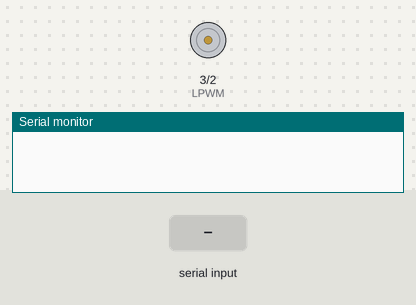
This sketch was run on a simulated Arduino Uno, built with avr-gcc and run on an emulated ATmega328P. On the bench: motor-driver pin pairs drawn as motors (green arrow = first pin HIGH = forward, orange = second pin HIGH = backward, longer = more drive), the last lines printed to the serial monitor. Inputs (shaded band) come from the test bench.

Above: at 2.2 s.
2.3 s: "90,45\n" received over Serial
At 3.7 s:
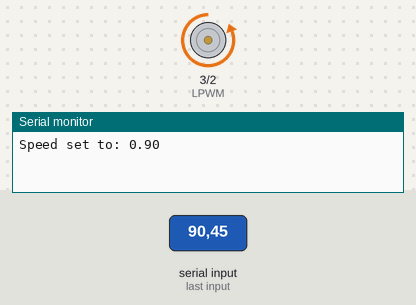
4.8 s: "0" received over Serial
At 6.6 s:
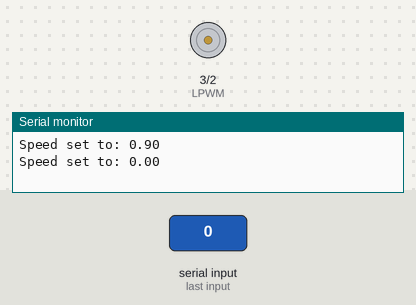
7.3 s: "90\n" received over Serial
At 8.6 s:
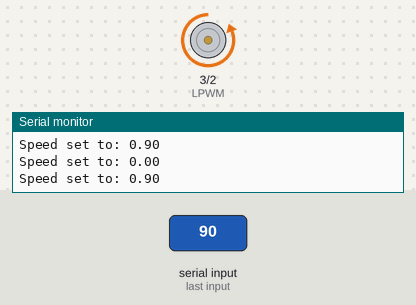
Timing chart, 0 to 10.3 s (numbered marks = the images above; inputs shaded):
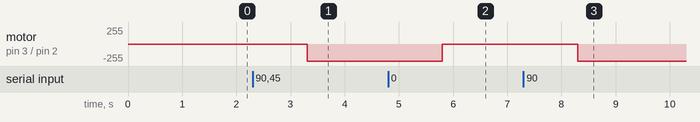

The sketch:

test_drivetrain_motor.ino
```cpp
#include <Arduino.h>

const int RPWM=2;
const int LPWM=3;

void setup() {
  pinMode(RPWM, OUTPUT);
  pinMode(LPWM, OUTPUT);

  digitalWrite(RPWM, LOW);
  digitalWrite(LPWM, LOW);

  delay(1000);
  Serial.begin(9600);
}

void loop() {
  if (Serial.available()) { // Check if there is data in the buffer
    String input = Serial.readString(); // Read the incoming string
    input.trim(); // Remove any leading/trailing whitespace

    if (input.length() > 0 && input.toInt() != 0 || input == "0") {
      int speedInt = input.toInt(); // Convert to integer

      float speed = constrain(speedInt / 100.0, -1.0, 1.0); // Normalize if needed
      if (speed > 0.0) {
        analogWrite(RPWM, speed * 255);
        analogWrite(LPWM, 0);
      } else if (speed < 0.0) {
        analogWrite(LPWM, -speed * 255);
        analogWrite(RPWM, 0);
      } else {
        analogWrite(RPWM, 0);
        analogWrite(LPWM, 0);
      }

      Serial.print("Speed set to: ");
      Serial.println(speed);
    } else {
      Serial.println("Invalid input. Please send an integer.");
    }
  }
}
```

Measured:
- after the input at 2.3 s, motor on pin 3 (LPWM) / pin 2 (RPWM): stopped → backward 255/255 after 1.0 s
- after the input at 4.8 s, motor on pin 3 (LPWM) / pin 2 (RPWM): backward 255/255 → stopped after 1.0 s
- after the input at 7.3 s, motor on pin 3 (LPWM) / pin 2 (RPWM): stopped → backward 255/255 after 1.0 s
